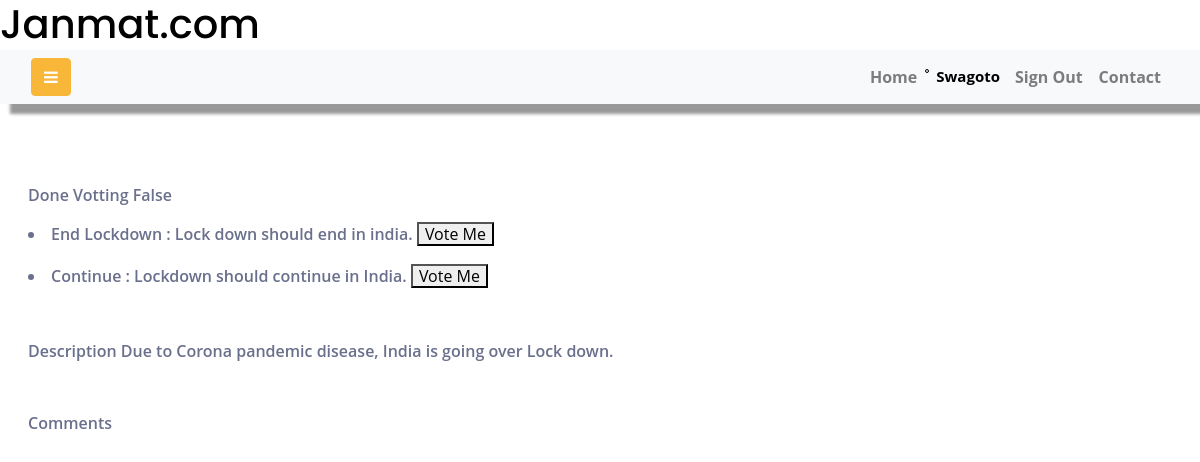
/?chellenge_id=3 (signed in), run on the app's committed database.
### jmat/models.py (models this page shows, shortened)
class TopicList(models.Model):
    Chellenge = models.ForeignKey(Chellenge, on_delete=models.CASCADE)
    Topic = models.CharField(max_length=50, blank=False, null=False)
    TopicDesc = models.TextField(max_length=1000, blank=True, null=True)
    voteCount = models.IntegerField(default=0, null=False, blank=True)
    created_on = models.DateTimeField(auto_now=True )
    class Meta:
        db_table = "TopicList"

class Chellenge(models.Model):
    chellengeName = models.CharField(max_length=50, blank=False, null=False)
    chellengeDesc = models.TextField(max_length=1000, blank=True, null=True)
    created_on = models.DateTimeField(auto_now=True )
    class Meta:
        db_table = "Chellenge"

### jmat/views.py (the view)
# urls.py: 2. Add a URL to urlpatterns:  path('', views.home, name='home')
def home(request):
    if request.method == 'GET':  # http://127.0.0.1:8000/
        context = chellenge_list_context(request)
        if request.GET:  # http://127.0.0.1:8000/?chellenge_id=1
            try:
                chellenge_id = request.GET['chellenge_id']
            except:
                timeline = timelineOBJ(request)
                return render(request, 'timeline.html', context={'timeline': timeline})
            selected_chellenge = Chellenge.objects.get(id=chellenge_id)
            topic_list = TopicList.objects.filter(Chellenge_id=chellenge_id)
            votes = Vote.objects.filter(Chellenge_id=chellenge_id)
            comment_list = Comment.objects.filter(chellenge_id=chellenge_id)
            try:
                user = User.objects.get(username=request.session['username'])
                is_votted = Vote.objects.get(
                    User_id=user.id, Chellenge_id=chellenge_id).is_votted
            except:
                is_votted = False
            context = {
                'chellenge_list':   Chellenge.objects.all(),
                'selected_chellenge':   selected_chellenge,
                'topic_list':   topic_list,
                'comment_list':   comment_list,
                'is_logged':   request.session.has_key('is_logged'),
                'is_votted':   is_votted,
            }
            context.update(user_credential(request))
            return render(request, 'vote.html', context=context)
        context.update(user_credential(request))
        return render(request, 'timeline.html', context=context)
    context = chellenge_list_context(request)
    context.update(user_credential(request))
    return render(request, 'timeline.html', context=context)

### jmat/views.py (called while the page is built)
def user_credential(request):
    if request.session.has_key('is_logged'):
        user = User.objects.get(username=request.session['username'])
        userProfile = UserProfile.objects.get(
            user=User.objects.get(username=user))
        firstName = user.first_name
        lastName = user.last_name
        profileImage = userProfile.profile_image
        if profileImage == "":
            profileImage = False
        user_context = {
            'user':   user,
            'userProfile':   userProfile,
            'firstName':   firstName,
            'lastName':   lastName,
            'profileImage':   profileImage
        }
        return user_context
    return {}

def chellenge_list_context(request):
    timeline = timelineOBJ(request)
    chellenge_list = Chellenge.objects.all()
    context = {
        'timeline': timeline,
        'chellenge_list':   chellenge_list,
    }
    return context

def timelineOBJ(request):
    timeline_obj = Timeline.objects.all()
    page = request.GET.get('page', 1)
    paginator = Paginator(timeline_obj, 10)
    try:
        timeline = paginator.page(page)
    except PageNotAnInteger:
        timeline = paginator.page(1)
    except EmptyPage:
        timeline = paginator.page(paginator.num_pages)
    return timeline

### jmat/templates/vote.html (shortened to what this page needs)
{% extends 'base.html' %}
{% load static %}
{% block vote %}
<div class="Chellenge Area">
  Done Votting {{is_votted}}</br>
  {% for topic in topic_list %}
  <li>
    <a>{{topic.Topic}} : {{topic.TopicDesc}}</a>
    {% if user.is_authenticated %}
    <button class="voteto" id="btn{{topic.id}}" href="#" data-topicid="{{ topic.id }}">Vote Me</button>
    {% endif %}
  </li>
  {% endfor %}
  Description
  <a>{{selected_chellenge.chellengeDesc}}</a>
  Comments </br></br>
</div>
{% endblock %}

### jmat/templates/base.html (shortened to what this page needs)
<!DOCTYPE html>
{% load static %}
<html lang="en">
  <head>
    <link
      rel="stylesheet"
      href="https://stackpath.bootstrapcdn.com/font-awesome/4.7.0/css/font-awesome.min.css"
    />
    <link rel="stylesheet" href="{% static 'css/style.css' %}" />
    <link
      rel="stylesheet"
      href="https://stackpath.bootstrapcdn.com/bootstrap/4.5.0/css/bootstrap.min.css"
    />
    <link rel="stylesheet" href="{% static 'signIn/css/style.css' %}">
  </head>
  <body
    style="
        background: url('{% static 'img/bg1.jpg' %}');
      background-size: cover;
      background-repeat: no-repeat;
      background-attachment: fixed;
    "
  >
    <div class="wrapper d-flex align-items-stretch">
      <div class="fixed-top d-flex bg-white">
        <header><h1>Janmat.com</h1></header>
      </div>
      <div id="content" class="p-4 p-md-5" style="margin-top: 120px;">
        <nav
          class="navbar fixed-top navbar-expand-lg navbar-light bg-light"
          style="margin-top: 50px;"
        >
          <div class="container-fluid">
            <button type="button" id="sidebarCollapse" class="btn btn-primary">
              <i class="fa fa-bars"></i>
            </button>
            <div class="collapse navbar-collapse" id="navbarSupportedContent">
              <ul class="nav navbar-nav ml-auto">
                <li class="nav-item">
                  <a class="nav-link" href="/">Home</a>
                </li>
                {% if user.is_authenticated %}
              <li class="nav-item">
                {% if profileImage == "False" %}
                <img src="{% static 'img/pi.jpg' %}" alt="no pic" class="profile" data-toggle="modal"
                  data-target="#exampleModal" />
                {% else %}
                <img id="Myimg" src="{{profileImage.url}}" alt="" class="profile" data-toggle="modal"
                  data-target="#exampleModal" />
                {% endif %}
              </li>
                <li
                  class="nav-item"
                  style="
                    font-size: 15px;
                    padding: 7px;
                    font-weight: bold;
                    color: black;
                    text-align: center;
                  "
                >
                  {{firstName}}
                </li>
                <li class="nav-item">
                  <a class="nav-link" href="{% url 'signoutPage' %}"
                    >Sign Out</a
                  >
                </li>
                {% endif %}
                <li class="nav-item">
                  <a class="nav-link" data-toggle="modal" data-target="#contact" href="#">Contact</a>
                </li>
              </ul>
            </div>
          </div>
        </nav>
        {% block timeline %} {% endblock %} {% block vote %} {% endblock %}
      </div>
    </div>
  </body>
</html>

### jmat/static/signIn/css/style.css (style rules this page uses)
a { color: inherit; text-decoration: none; }

### data on the page
TopicList: Topic "End Lockdown", TopicDesc "Lock down should end in india."
TopicList: Topic "Continue", TopicDesc "Lockdown should continue in India."
Chellenge: chellengeDesc "Due to Corona pandemic disease, India is going over Lock down."

### other printed values
{{ firstName }} "Swagoto"
{{ is_votted }} "False"
